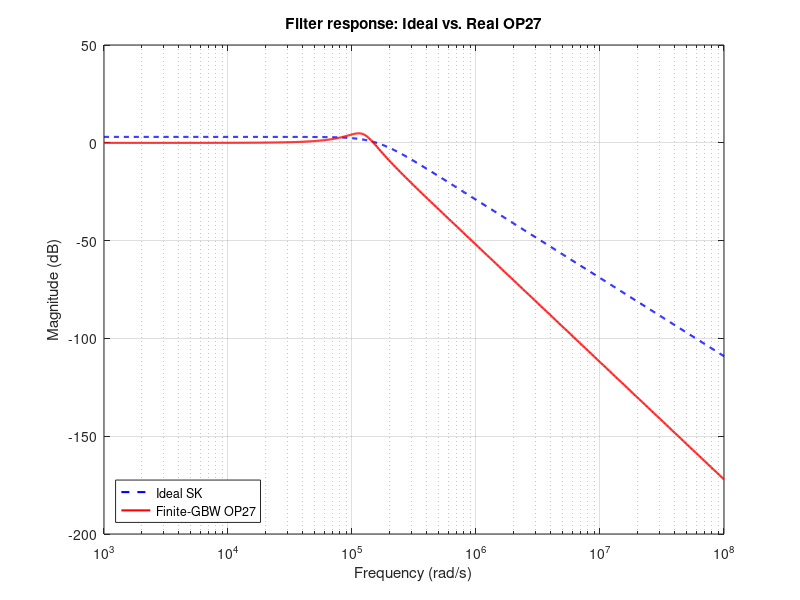

Reproduce this figure in MATLAB.
% COMPONENTS
R1 = 3.95e3;   R2 = 102e3;
C1 = 1e-9;     C2 = 100e-12;
K  = 1.414;            % ideal closed-loop DC gain

% OP27 open-loop
A0 = 1e5;             % DC gain
ft = 8e6;             % GBW
wp = 2*pi*ft/A0;      % pole rad/s
Aol = tf([A0],[1, wp]);

% Build the Sallen–Key passive network block G(s) = 1/(R1R2C1C2 s^2 + ... +1)
G = tf(1,[R1*R2*C1*C2, ( (1-K)*R1*C1 + R1*C2 + R2*C2 ), 1]);

% Now close the loop: the op amp drives the passive G(s) with finite Aol:
%            _______        ______
%    +---(+) |     |------| G(s) |----+
%    | Vin     Aol(s)      ‾‾‾‾‾       |
%    |                                  |
%    +----------------------------------+
sys_real = feedback( Aol*G, 1 );    % unity feedback around G

% Ideal filter for comparison
sys_ideal= tf(K, [R1*R2*C1*C2, ( (1-K)*R1*C1 + R1*C2 + R2*C2 ), 1]);

% Plot both
w = logspace(3,8,1000);
[mag_real,~,~]  = bode(sys_real, w);
mag_real_dB    = squeeze(20*log10(mag_real));
[mag_id,~,~]   = bode(sys_ideal, w);
mag_id_dB      = squeeze(20*log10(mag_id));

figure
semilogx(w, mag_id_dB, 'b--', 'LineWidth',1.5)
hold on
semilogx(w, mag_real_dB,'r','LineWidth',1.5)
grid on
xlabel('Frequency (rad/s)')
ylabel('Magnitude (dB)')
legend('Ideal SK','Finite-GBW OP27','Location','SouthWest')
title('Filter response: Ideal vs. Real OP27')

% Find frequency where |ΔMag| > 0.1 dB
delta = abs(mag_real_dB - mag_id_dB);
idx  = find(delta>0.1,1);
fprintf('Deviation >0.1 dB starts at f = %.2e rad/s (%.2f kHz)\n',...
         w(idx), w(idx)/(2*pi)/1e3);
